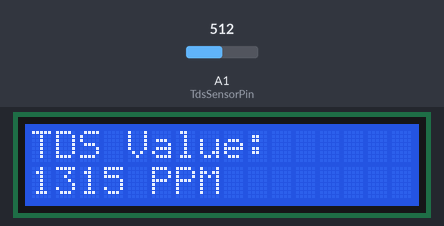
A sketch run on a simulated Arduino Uno, built with avr-gcc and run on an emulated ATmega328P. Shown: 16×2 character LCD. The inputs (shaded band) are chosen by the test bench; at power-on: A1 (TdsSensorPin) = 512. What the sketch prints to the serial monitor is not drawn.

Above: at 1.2 s.
1.3 s: A1 (TdsSensorPin) set to 458
At 2.4 s:
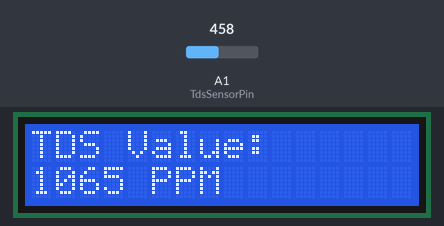
3.5 s: A1 (TdsSensorPin) set to 427
At 5.2 s:
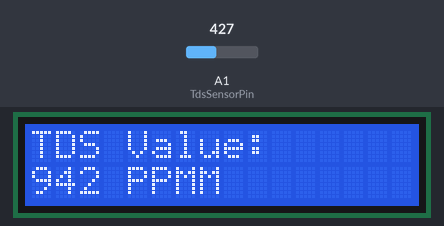
5.5 s: A1 (TdsSensorPin) set to 54
At 7.2 s:
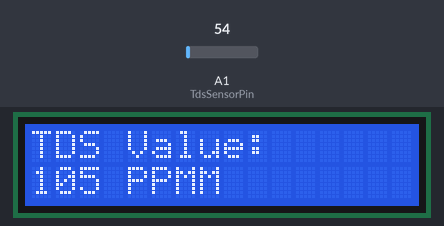
7.5 s: A1 (TdsSensorPin) set to 46
At 8.9 s:
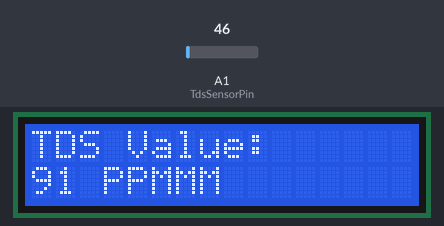
9.5 s: A1 (TdsSensorPin) set to 6
At 10.7 s:
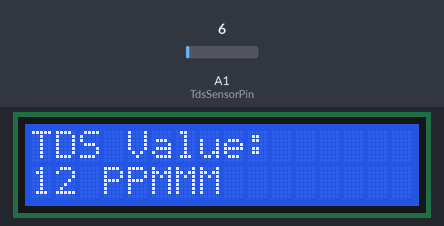
11.5 s: A1 (TdsSensorPin) set to 3
At 12.5 s:
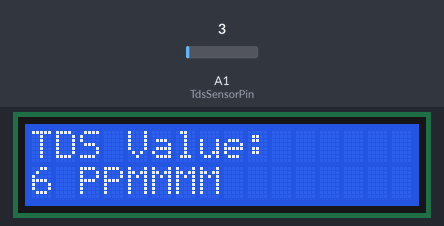
Timing chart, 0 to 14.5 s (numbered marks = the images above; inputs shaded):
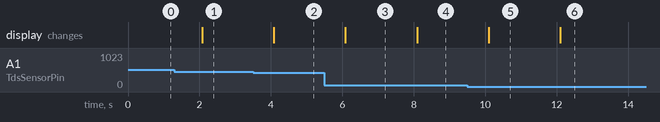

Measured:
- the behaviour switches between 442 and 441 on A1 (TdsSensorPin) (found by bisection; images 1 and 2)
- the behaviour switches between 51 and 50 on A1 (TdsSensorPin) (found by bisection; images 3 and 4)
- the behaviour switches between 5 and 4 on A1 (TdsSensorPin) (found by bisection; images 5 and 6)
- after the input at 1.3 s, the display: changes after 0.77 s (image 1)
- after the input at 3.5 s, the display: changes after 0.58 s (image 2)
- after the input at 5.5 s, the display: changes after 0.59 s (image 3)
- after the input at 7.5 s, the display: changes after 0.59 s (image 4)
- after the input at 9.5 s, the display: changes after 0.60 s (image 5)
- after the input at 11.5 s, the display: changes after 0.61 s (image 6)

The sketch:

sketch_tds_meter.ino
```cpp
#include <EEPROM.h>
#include "GravityTDS.h"
#include <LiquidCrystal.h>

LiquidCrystal lcd(12, 11, 5, 4, 3, 2);

#define TdsSensorPin A1
GravityTDS gravityTds;

float temperature = 25,tdsValue = 0;

// set the monitor to 115200 baud (velocità refresh del lcd)

void setup()
{
    Serial.begin(115200);
    lcd.begin(16,2);
    gravityTds.setPin(TdsSensorPin);
    gravityTds.setAref(5.0);  //reference voltage on ADC, default 5.0V on Arduino UNO
    gravityTds.setAdcRange(1024);  //1024 for 10bit ADC;4096 for 12bit ADC
    gravityTds.begin();  //initialization
}

void loop()
{
    //temperature = readTemperature();  //add your temperature sensor and read it
    gravityTds.setTemperature(temperature);  // set the temperature and execute temperature compensation
    gravityTds.update();  //sample and calculate
    tdsValue = gravityTds.getTdsValue();  // then get the value

    lcd.setCursor(0, 0);
    lcd.print("TDS Value:");
    lcd.setCursor(0, 1);
    lcd.print(tdsValue, 0);
    lcd.print(" PPM");

    Serial.print("TDS: ");
    Serial.println(tdsValue, 1); // Mostra il valore con 2 decimali

    delay(1000); // Pausa di 1 secondo tra le letture
}
```
